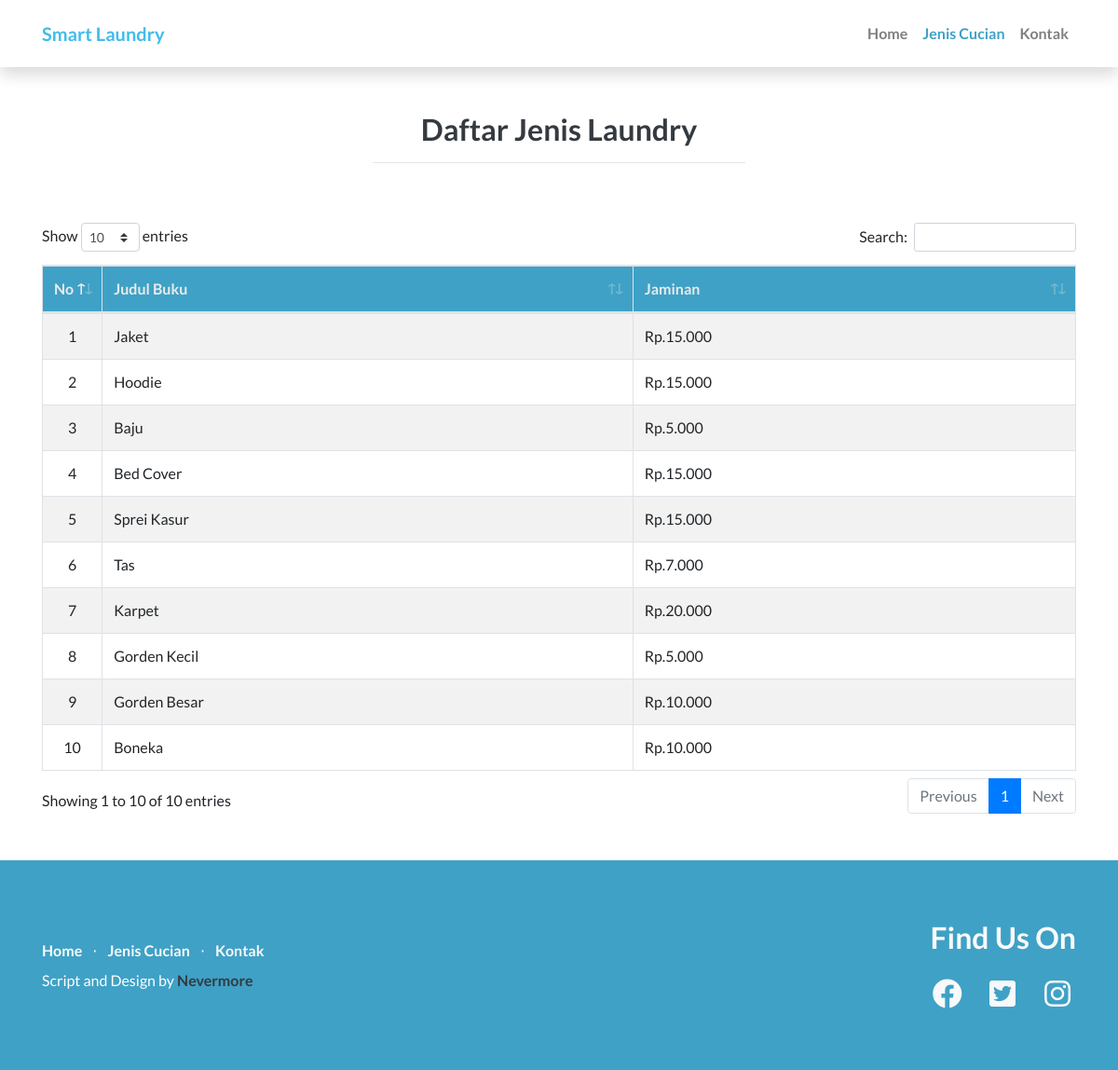
The page /jenis on the database its author committed.
### tables this page shows
CREATE TABLE `jenis` (
  `id` int(11) NOT NULL,
  `jenis` varchar(100) NOT NULL,
  `harga` int(100) NOT NULL
);

### application/controllers/UserController.php (called while the page is built, shortened)
<?php
class UserController extends CI_Controller {
	var $folder = 'users/';
	var $layout = 'users/layout';
	function __construct(){
		$this->load->model(['model', 'validation']);
		$this->load->library(['form_validation']);
	}
	public function listJenis(){
		$data = [
			'content'	=> $this->folder.('jenis'),
			'data'		=> $this->model->get_all('jenis')->result()
		];
		$this->load->view($this->layout, $data);
	}
}

### index.php (called while the page is built, shortened)
<?php
require_once BASEPATH.'core/CodeIgniter.php';

### application/models/model.php (called while the page is built, shortened)
<?php
    class Model extends CI_Model{
        public function get_all($table)
        {
            return $this->db->get($table);
        }
    }
?>

### application/views/users/jenis.php (the view)
<div class="mb-5">
    <div class="container ">
      <div class="row py-5">
        <div class="col text-center ">
          <h2 class="font-weight-bold text-dark">Daftar Jenis Laundry</h2>
          <hr width="400px">
        </div>
      </div>
      <div class="row justify-content-center ">
        <div class="col-lg-12">
        	 <div class="table-responsive">
            <table class="table table-bordered table-striped" id="dataTable" width="100%" cellspacing="0">
              <thead>
                <tr style="background-color: #3fa1c6; color:#eaeaea">
                  <th width="20px">No</th>
                  <th>Judul Buku</th>
                  <th>Jaminan</th>
                </tr>
              </thead>
              <tbody>
                <?php $i=1; foreach($data as $d): ?>
                <tr>
                  <td align="center"><?=$i ?></td>
                  <td><?=$d->jenis ?></td>
                  <td>Rp.<?= number_format($d->harga, 0, ',', '.') ?></td>
                </tr>
                <?php $i++ ; endforeach ?>
              </tbody>
            </table>
          </div>
        </div>
      </div>
    </div>
  </div>

### application/views/users/layout.php (shortened to what this page needs)
<!DOCTYPE html>
<html lang="en">
<head>
  <link href="<?=base_url('assets/users/')?>vendor/bootstrap/css/bootstrap.min.css" rel="stylesheet">
  <link href="<?=base_url('assets/users/')?>vendor/fontawesome-free/css/all.min.css" rel="stylesheet">
  <link href="<?=base_url('assets/users/')?>vendor/simple-line-icons/css/simple-line-icons.css" rel="stylesheet" type="text/css">
  <link href="<?=base_url('assets/') ?>vendor/datatables/dataTables.bootstrap4.min.css" rel="stylesheet">
  <link href="<?=base_url('assets/users/')?>css/landing-page.css" rel="stylesheet">
</head>
<body>
<?php $hal = $this->uri->segment(1); ?>
    <nav class="navbar navbar-expand-lg navbar-light bg-white sticky-top p-3 shadow">
      <div class="container">
        <a class="navbar-brand font-weight-bold title" href="<?=base_url('')?>">Smart Laundry</a>
        <div class="collapse navbar-collapse" id="navbarNavAltMarkup">
          <div class="navbar-nav ml-auto">
            <a class="nav-item nav-link font-weight-bold <?=($hal=='')?'active':''; ?>" href="<?=base_url('')?>">Home</a>
            <a class="nav-item nav-link font-weight-bold <?=($hal=='jenis')?'active':''; ?>" href="<?=base_url('jenis')?>">Jenis Cucian</a>
            <a class="nav-item nav-link font-weight-bold <?=($hal=='kontak')?'active':''; ?>" href="<?=base_url('kontak')?>">Kontak</a>
          </div>
        </div>
      </div>
    </nav>
    <?php
      if($content){$this->load->view($content);}
    ?>
    <footer class="footer" style="">
      <div class="container">
        <div class="row">
          <div class="col-lg-6 h-100 text-center text-lg-left my-auto text-white">
            <ul class="list-inline mb-2 ">
              <li class="list-inline-item ">
                <a class="text-light font-weight-bold <?=($hal=='')?'active':''; ?>" href="<?=base_url('')?>">Home</a>
              </li>
              <li class="list-inline-item">&sdot;</li>
              <li class="list-inline-item">
                <a class="text-light font-weight-bold <?=($hal=='jenis')?'active':''; ?>" href="<?=base_url('jenis')?>">Jenis Cucian</a>
              </li>
              <li class="list-inline-item">&sdot;</li>
              <li class="list-inline-item">
                <a class="text-light font-weight-bold <?=($hal=='kontak')?'active':''; ?>" href="<?=base_url('kontak')?>">Kontak</a>
              </li>
            </ul>
            <span>Script and Design by</span>
            <a class="copyright text-dark" role="button" data-toggle="modal" href="#developerModal">
                <b><span>Nevermore</span></b>
            </a>
          </div>
          <div class="col-lg-6 h-100 text-center text-lg-right mb-auto">
            <h2 class="text-light mb-4">Find Us On</h2>
            <ul class="list-inline mb-0">
              <li class="list-inline-item mr-3" id="sosmed-1">
                <a href="#">
                  <i class="fab fa-facebook fa-2x fa-fw text-light" title="Facebook"></i>
                </a>
              </li>
              <li class="list-inline-item mr-3" id="sosmed-2">
                <a href="#">
                  <i class="fab fa-twitter-square fa-2x fa-fw text-light" title="Twitter"></i>
                </a>
              </li>
              <li class="list-inline-item" id="sosmed-3">
                <a href="#">
                  <i class="fab fa-instagram fa-2x fa-fw text-light" title="Instagram"></i>
                </a>
              </li>
            </ul>
          </div>
        </div>
      </div>
    </footer>
</body>
</html>

### assets/users/css/landing-page.css (style rules this page uses)
body { font-family: 'Lato', 'Helvetica Neue', Helvetica, Arial, sans-serif; }
h1, h2, h3, h4, h5, h6 { font-family: 'Lato', 'Helvetica Neue', Helvetica, Arial, sans-serif; font-weight: 700; }
footer.footer { padding-top: 4rem; padding-bottom: 4rem; }
nav .title { color: #41bcea !important; }
footer { background-color: #3fa1c6; }

### application/views/users/layout.php (style rules this page uses)
nav .active { color: #3fa1c6 !important; }

### rows shown on the page
jenis: jenis "Jaket", harga "15.000"
jenis: jenis "Hoodie", harga "15.000"
jenis: jenis "Baju", harga "5.000"
jenis: jenis "Bed Cover", harga "15.000"
jenis: jenis "Sprei Kasur", harga "15.000"
jenis: jenis "Tas", harga "7.000"
jenis: jenis "Karpet", harga "20.000"
jenis: jenis "Gorden Kecil", harga "5.000"
jenis: jenis "Gorden Besar", harga "10.000"
jenis: jenis "Boneka", harga "10.000"
